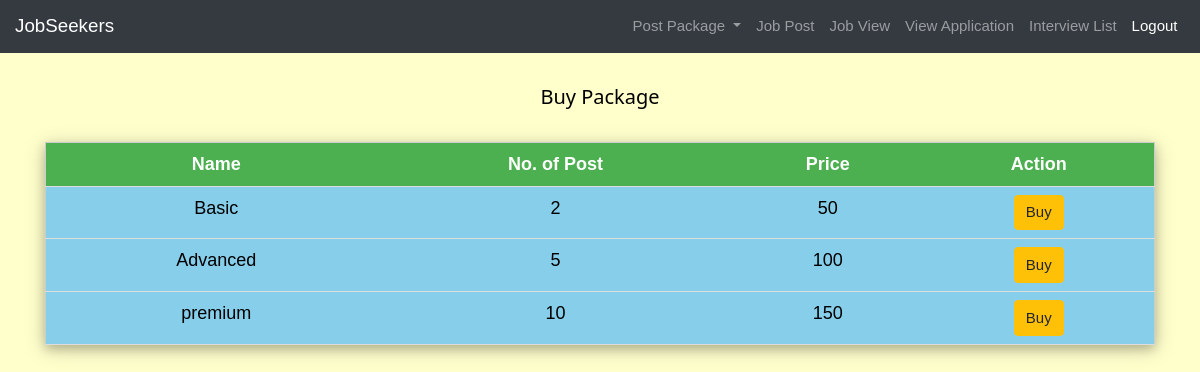
/employer/employer_buypackage.php, run on the app's committed database.
### tables this page shows
CREATE TABLE `package` (
  `id` int(11) NOT NULL,
  `name` varchar(255) DEFAULT NULL,
  `numberofpost` int(11) DEFAULT NULL,
  `price` int(11) DEFAULT NULL,
  `adminid` varchar(255) DEFAULT NULL
);

### employer/employer_buypackage.php (the view, shortened to what this page needs)
<?php
    require '../database.php';
?>
<!DOCTYPE html>
<html lang="en">
<head>
    <link rel="stylesheet" href="../css/stylesheet.css" >
    <link rel="stylesheet" href="../css/bootstrap.min.css">
    <link rel="stylesheet" href="../css/w3.css">
</head>
<body class="w3-pale-yellow">
<?php
    include 'employer_navbar.php';
    $sql= "SELECT * FROM package";
    $result= mysqli_query($connection, $sql);
?>
<br>
     <div class="container">
    <h4 style="text-align: center">Buy Package</h4>
    <br>
    <table class="w3-table-all w3-card-4 w3-centered w3-large">
      <tr class="w3-green">
        <th>Name</th>
        <th>No. of Post</th>
        <th>Price</th>
        <th>Action</th>
      </tr>
      <?php while ($row = mysqli_fetch_assoc($result))
      { ?>
      <tr class="w3-light-blue w3-hover-blue-gray">
        <td> <?php echo $row['name'] ?></td>
        <td> <?php echo $row['numberofpost'] ?></td>
        <td> <?php echo $row['price'] ?></td>
        <td>
          <a class="btn btn-warning" href="payment_checkout.php?packageprice= <?php echo $row['price']; ?>&packagename=<?php echo $row['name']; ?> &packageid=<?php echo $row['id']; ?>&numberofpost=<?php echo $row['numberofpost']; ?>">Buy</a>
        </td>
      </tr>
      <?php }
      ?>
    </table>
  </div>
</body>
</html>

### css/stylesheet.css (style rules this page uses)
body, html { height: 100%; margin: 0; font-family: Arial, Helvetica, sans-serif; }
* { box-sizing: border-box; }

### css/w3.css (style rules this page uses)
html { box-sizing:border-box }
*,*:before,*:after { box-sizing:inherit }
html { -ms-text-size-adjust:100%;-webkit-text-size-adjust:100% }
body { margin:0 }
a { background-color:transparent }
html,body { font-family:Verdana,sans-serif;font-size:15px;line-height:1.5 }
html { overflow-x:hidden }
h4 { font-size:20px }
h1,h2,h3,h4,h5,h6 { font-family:"Segoe UI",Arial,sans-serif;font-weight:400;margin:10px 0 }
a { color:inherit }
.w3-table,.w3-table-all { border-collapse:collapse;border-spacing:0;width:100%;display:table }
.w3-table-all { border:1px solid #ccc }
.w3-bordered tr,.w3-table-all tr { border-bottom:1px solid #ddd }
.w3-table-all tr:nth-child(odd) { background-color:#fff }
.w3-table-all tr:nth-child(even) { background-color:#f1f1f1 }
.w3-centered tr th,.w3-centered tr td { text-align:center }
.w3-table td,.w3-table th,.w3-table-all td,.w3-table-all th { padding:8px 8px;display:table-cell;text-align:left;vertical-align:top }
.w3-table th:first-child,.w3-table td:first-child,.w3-table-all th:first-child,.w3-table-all td:first-child { padding-left:16px }
.w3-card-4,.w3-hover-shadow:hover { box-shadow:0 4px 10px 0 rgba(0,0,0,0.2),0 4px 20px 0 rgba(0,0,0,0.19) }
.w3-large { font-size:18px!important }
.w3-light-blue,.w3-hover-light-blue:hover { color:#000!important;background-color:#87CEEB!important }
.w3-green,.w3-hover-green:hover { color:#fff!important;background-color:#4CAF50!important }
.w3-pale-yellow,.w3-hover-pale-yellow:hover { color:#000!important;background-color:#ffffcc!important }

### data on the page
package: name "Basic", numberofpost "2", price "50"
package: name "Advanced", numberofpost "5", price "100"
package: name "premium", numberofpost "10", price "150"
